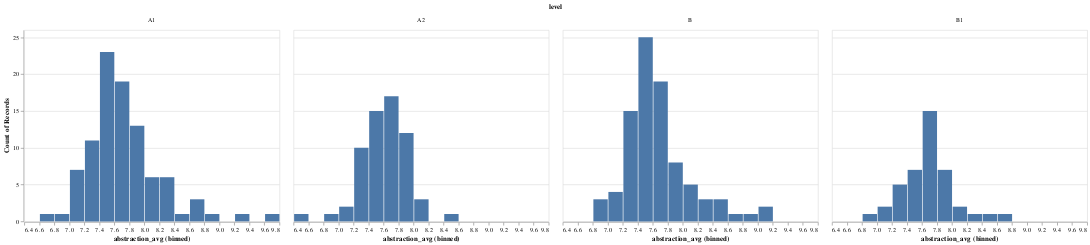

Notebook cell for this chart:
### Code cell
alt.Chart(level_da_df).mark_bar().encode(x = alt.X('abstraction_avg', bin = alt.Bin(maxbins = 30)), y = 'count()').facet('level')

### Figure 1 — Vega-Lite specification as saved in the notebook (floating-point values rounded to 4 significant figures; data arrays with more than 128 entries replaced by an {"elided": "..."} marker saying what was removed)
{"$schema": "https://vega.github.io/schema/vega-lite/v4.8.1.json", "config": {"view": {"continuousHeight": 300, "continuousWidth": 400}}, "data": {"name": "data-06a0e44559d4729bc9f1df453a071628"}, "datasets": {"data-06a0e44559d4729bc9f1df453a071628": {"elided": "287 records"}}, "facet": {"field": "level", "type": "nominal"}, "spec": {"encoding": {"x": {"bin": {"maxbins": 30}, "field": "abstraction_avg", "type": "quantitative"}, "y": {"aggregate": "count", "type": "quantitative"}}, "mark": "bar"}}
